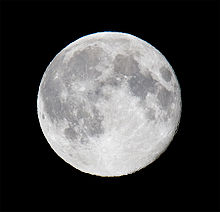
%> input picture fig/ClearMoon.jpg, 220 x 212 px
$ octave script_project.m   (GNU Octave 9; MATLAB toolbox functions it lacks are replaced by stand-ins)
%> lines starting %> are read from the running program, lines starting %| are printed output that depends on the picture; in (x1, y1, x2, y2) boxes, pixels count from 0 and x2, y2 are one past the last pixel; in counts of white or black regions, pixels touching at a corner belong together; the program's own positions count from 1
%% 2DME20 PROJECT TU/E
%% SHAO HSUAN HUNG & FLORIS NABER

%% Question 3 %%
f = imread('ClearMoon.jpg'); % load image
%> f is the input picture: size 212x220x3 uint8; mean R, G, B 66.8, 66.6, 66.8
f_gray = rgb2gray(f);        % convert to grayscale

% smooth image
sigma_gauss = 10;
f_smooth = imgaussfilt(f_gray,sigma_gauss);
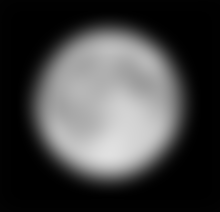
%> f_smooth: size 212x220 uint8; min 0, max 224, mean 66.8

% edge detection
threshold = [0.4, 0.9]; sigma_canny = 3;
f_feature_map = edge(f_smooth,"Canny",threshold,sigma_canny);
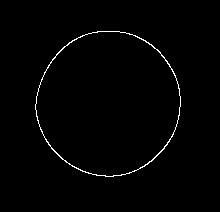
%> f_feature_map: size 212x220 logical; 1.1% white in thin lines or dots, all inside (x1, y1, x2, y2) = (35, 31, 181, 177)

% feature set
[row, col] = find(f_feature_map==1); %find coords of edges
%> row = 529 values from 32 to 177; col = 529 values from 36 to 181
sz = size(f_feature_map);
%> sz = [212 220]
f_feature_set = [row-sz(1)/2,col-sz(2)/2]; %(y,x) y=[-.5*Y, .5*Y], x=[-.5*X, .5*X]
%> f_feature_set = 529 rows, first 12: [-1 -74; 0 -74; 1 -74; 2 -74; 3 -74; 4 -74; -9 -73; -8 -73; -7 -73; -6 -73; -5 -73; -4 -73]
clear row; clear col;

p = figure('Position',[20,50,800,500]);
subplot(1,3,1)
imshow(f_gray); colormap gray
title("Grayscale image")
subplot(1,3,2)
imshow(f_smooth); colormap gray
title("Smoothed image")
subplot(1,3,3)
imshow(f_feature_map); colormap gray
title("Edges detected in image")
saveas(p,'q3.eps','epsc')

%% linear least squares residual distance
A = [f_feature_set(:,1).^2 2*f_feature_set(:,1).*f_feature_set(:,2) f_feature_set(:,2).^2 2*f_feature_set(:,1) 2*f_feature_set(:,2)];
%> A = 529 rows, first 8: [1 148 5476 -2 -148; 0 0 5476 0 -148; 1 -148 5476 2 -148; 4 -296 5476 4 -148; 9 -444 5476 6 -148; 16 -592 5476 8 -148; 81 1314 5329 -18 -146; 64 1168 5329 -16 -146]
b = ones(length(f_feature_set),1);
x = (inv(A'*A))*(A'*b); %solution of least squares
%> x = [0.000191; 2.36e-06; 0.000195; 0.000376; 0.00019]
%solve system of equations
e_ls = (x(2)^2-x(1)*x(3))/(x(1)*x(3)-x(2)^2+x(1)*x(5)^2+x(3)*x(4)^2-2*x(2)*x(4)*x(5)); % solve for e
%> e_ls = -0.999
parameters = -e_ls.*x; % ellipse parameters
%> parameters = [0.000191; 2.35e-06; 0.000195; 0.000376; 0.00019]
Q_ls = [parameters(1) parameters(2);parameters(2) parameters(3)]; d_ls = [parameters(4); parameters(5)]; %ellipse parameters Q and d
%> after `Q_ls = [parameters(1) parameters(2);parameters(2) parameters(3)]`: Q_ls = [0.000191 2.35e-06; 2.35e-06 0.000195]
%> after `d_ls = [parameters(4); parameters(5)]`: d_ls = [0.000376; 0.00019]
c_ls = -inv(Q_ls)*d_ls; L_ls = chol(Q_ls); E_ls = inv(L_ls); %compete c and E for plot
%> after `c_ls = -inv(Q_ls)*d_ls`: c_ls = [-1.95; -0.952]
%> after `L_ls = chol(Q_ls)`: L_ls = [0.0138 0.00017; 0 0.014]
%> after `E_ls = inv(L_ls)`: E_ls = [72.3 -0.882; 0 71.6]
X = 0:0.01:2*pi;
coords = [cos(X);sin(X)];
ellipse1 = c_ls + E_ls*coords;
%> ellipse1 = 629 columns, first 8: [70.35 70.34 70.32 70.29 70.26 70.22 70.17 70.11; -0.952 -0.236 0.48 1.2 1.91 2.63 3.34 4.06]
ellipse1 = [ellipse1(1,:)+sz(1)/2; ellipse1(2,:)+sz(2)/2];
%> ellipse1 = 629 columns, first 8: [176.4 176.3 176.3 176.3 176.3 176.2 176.2 176.1; 109 109.8 110.5 111.2 111.9 112.6 113.3 114.1]
P_tot1 = sum((A*parameters+b*e_ls).^2);
%> P_tot1 = 0.113

% try some other images

f2 = rgb2gray(imread('eggplant.png')); f2_2 = edge(imgaussfilt(f2,sigma_gauss),"Canny",threshold,sigma_canny);
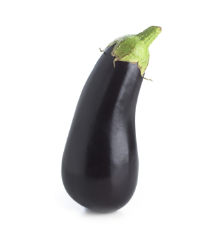
%> input picture fig/eggplant.PNG, 223 x 243 px
%> after `f2_2 = edge(imgaussfilt(f2,sigma_gauss),"Canny",threshold,sigma_canny)`:
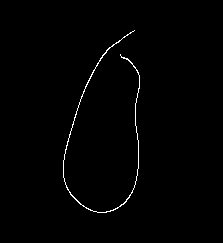
%> f2_2: size 243x223 logical; 0.86% white in thin lines or dots, all inside (x1, y1, x2, y2) = (63, 30, 140, 213)
[row, col] = find(f2_2==1); sz2 = size(f2_2); f_feature_set2 = [row-sz2(1)/2,col-sz2(2)/2]; clear row; clear col;
%> after `[row, col] = find(f2_2==1)`: row = 464 values from 31 to 213; col = 464 values from 64 to 140
%> after `sz2 = size(f2_2)`: sz2 = [243 223]
%> after `f_feature_set2 = [row-sz2(1)/2,col-sz2(2)/2]`: f_feature_set2 = 464 rows, first 12: [39.5 -47.5; 40.5 -47.5; 41.5 -47.5; 42.5 -47.5; 43.5 -47.5; 44.5 -47.5; 45.5 -47.5; 46.5 -47.5; 47.5 -47.5; 48.5 -47.5; 49.5 -47.5; 50.5 -47.5]

f3 = rgb2gray(imread('lizzard.png')); f3_2 = edge(imgaussfilt(f3,sigma_gauss),"Canny",threshold,sigma_canny);
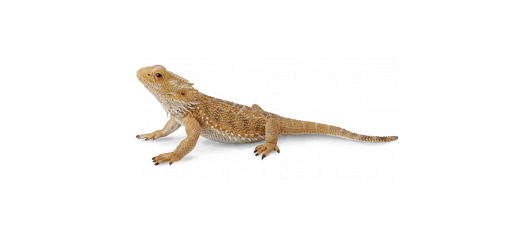
%> input picture fig/lizzard.PNG, 513 x 226 px
%> after `f3_2 = edge(imgaussfilt(f3,sigma_gauss),"Canny",threshold,sigma_canny)`:
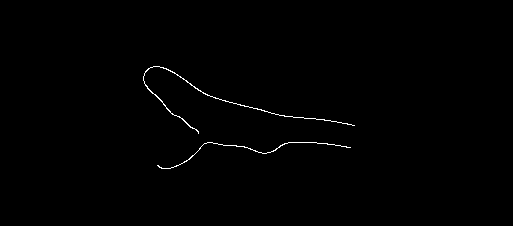
%> f3_2: size 226x513 logical; 0.49% white in thin lines or dots, all inside (x1, y1, x2, y2) = (143, 66, 355, 169)
[row, col] = find(f3_2==1); sz3 = size(f3_2); f_feature_set3 = [row-sz3(1)/2,col-sz3(2)/2]; clear row; clear col;
%> after `[row, col] = find(f3_2==1)`: row = 570 values from 67 to 169; col = 570 values from 144 to 355
%> after `sz3 = size(f3_2)`: sz3 = [226 513]
%> after `f_feature_set3 = [row-sz3(1)/2,col-sz3(2)/2]`: f_feature_set3 = 570 rows, first 12: [-36 -112.5; -35 -112.5; -34 -112.5; -33 -112.5; -32 -112.5; -39 -111.5; -38 -111.5; -37 -111.5; -31 -111.5; -30 -111.5; -29 -111.5; -41 -110.5]

A = [f_feature_set2(:,1).^2 2*f_feature_set2(:,1).*f_feature_set2(:,2) f_feature_set2(:,2).^2 2*f_feature_set2(:,1) 2*f_feature_set2(:,2)];
%> A = 464 rows, first 8: [1560.2 -3752.5 2256.2 79 -95; 1640.2 -3847.5 2256.2 81 -95; 1722.2 -3942.5 2256.2 83 -95; 1806.2 -4037.5 2256.2 85 -95; 1892.2 -4132.5 2256.2 87 -95; 1980.2 -4227.5 2256.2 89 -95; 2070.2 -4322.5 2256.2 91 -95; 2162.2 -4417.5 2256.2 93 -95]
b = ones(length(f_feature_set2),1);
x = (inv(A'*A))*(A'*b); %solution of least squares
%> x = [0.000145; 9.95e-05; 0.0008; -0.00174; 0.00283]
%solve system of equations
e_ls = (x(2)^2-x(1)*x(3))/(x(1)*x(3)-x(2)^2+x(1)*x(5)^2+x(3)*x(4)^2-2*x(2)*x(4)*x(5)); % solve for e
%> e_ls = -0.959
parameters = -e_ls.*x; % ellipse parameters
%> parameters = [0.000139; 9.54e-05; 0.000767; -0.00167; 0.00271]
Q_ls = [parameters(1) parameters(2);parameters(2) parameters(3)]; d_ls = [parameters(4); parameters(5)]; %ellipse parameters Q and d
%> after `Q_ls = [parameters(1) parameters(2);parameters(2) parameters(3)]`: Q_ls = [0.000139 9.54e-05; 9.54e-05 0.000767]
%> after `d_ls = [parameters(4); parameters(5)]`: d_ls = [-0.00167; 0.00271]
c_ls = -inv(Q_ls)*d_ls; L_ls = chol(Q_ls); E_ls = inv(L_ls); %compete c and E for plot
%> after `c_ls = -inv(Q_ls)*d_ls`: c_ls = [15.85; -5.51]
%> after `L_ls = chol(Q_ls)`: L_ls = [0.0118 0.0081; 0 0.0265]
%> after `E_ls = inv(L_ls)`: E_ls = [84.96 -25.99; 0 37.76]
ellipse2 = c_ls + E_ls*coords;
%> ellipse2 = 629 columns, first 8: [100.8 100.5 100.3 99.99 99.7 99.41 99.1 98.79; -5.51 -5.13 -4.75 -4.38 -4 -3.62 -3.24 -2.87]
ellipse2 = [ellipse2(1,:)+sz2(1)/2; ellipse2(2,:)+sz2(2)/2];
%> ellipse2 = 629 columns, first 8: [222.3 222 221.8 221.5 221.2 220.9 220.6 220.3; 106 106.4 106.7 107.1 107.5 107.9 108.3 108.6]
P_tot2 = sum((A*parameters+b*e_ls).^2);
%> P_tot2 = 17.28

A = [f_feature_set3(:,1).^2 2*f_feature_set3(:,1).*f_feature_set3(:,2) f_feature_set3(:,2).^2 2*f_feature_set3(:,1) 3*f_feature_set3(:,2)];
%> A = 570 rows, first 8: [1296 8100 12656.2 -72 -337.5; 1225 7875 12656.2 -70 -337.5; 1156 7650 12656.2 -68 -337.5; 1089 7425 12656.2 -66 -337.5; 1024 7200 12656.2 -64 -337.5; 1521 8697 12432.2 -78 -334.5; 1444 8474 12432.2 -76 -334.5; 1369 8251 12432.2 -74 -334.5]
b = ones(length(f_feature_set3),1);
x = (inv(A'*A))*(A'*b); %solution of least squares
%> x = [0.000112; 6.9e-05; 8.94e-05; 0.00742; -0.000665]
%solve system of equations
e_ls = (x(2)^2-x(1)*x(3))/(x(1)*x(3)-x(2)^2+x(1)*x(5)^2+x(3)*x(4)^2-2*x(2)*x(4)*x(5)); % solve for e
%> e_ls = -0.484
parameters = -e_ls.*x; % ellipse parameters
%> parameters = [5.44e-05; 3.34e-05; 4.32e-05; 0.00359; -0.000322]
Q_ls = [parameters(1) parameters(2);parameters(2) parameters(3)]; d_ls = [parameters(4); parameters(5)]; %ellipse parameters Q and d
%> after `Q_ls = [parameters(1) parameters(2);parameters(2) parameters(3)]`: Q_ls = [5.44e-05 3.34e-05; 3.34e-05 4.32e-05]
%> after `d_ls = [parameters(4); parameters(5)]`: d_ls = [0.00359; -0.000322]
c_ls = -inv(Q_ls)*d_ls; L_ls = chol(Q_ls); E_ls = inv(L_ls); %compete c and E for plot
%> after `c_ls = -inv(Q_ls)*d_ls`: c_ls = [-134; 110.8]
%> after `L_ls = chol(Q_ls)`: L_ls = [0.00737 0.00453; 0 0.00477]
%> after `E_ls = inv(L_ls)`: E_ls = [135.6 -128.7; 0 209.6]
ellipse3 = c_ls + E_ls*coords;
%> ellipse3 = 629 columns, first 8: [1.62 0.322 -0.985 -2.3 -3.64 -4.98 -6.34 -7.72; 110.8 112.9 115 117.1 119.2 121.3 123.4 125.5]
ellipse3 = [ellipse3(1,:)+sz3(1)/2; ellipse3(2,:)+sz3(2)/2];
%> ellipse3 = 629 columns, first 8: [114.6 113.3 112 110.7 109.4 108 106.7 105.3; 367.3 369.4 371.5 373.6 375.7 377.8 379.9 382]
P_tot3 = sum((A*parameters+b*e_ls).^2);
%> P_tot3 = 37.39

p = figure('Position',[20,50,1000,500]);
subplot(2,3,1)
imshow(f_feature_map); colormap gray; hold on
plot(ellipse1(2,:),ellipse1(1,:),'r',LineWidth=2); hold off
title("Ellipse fitted on edges of moon")
subplot(2,3,2)
imshow(f2_2); colormap gray; hold on
plot(ellipse2(2,:),ellipse2(1,:),'r',LineWidth=2); hold off
title("Ellipse fitted on edges of eggplant")
subplot(2,3,3)
imshow(f3_2); colormap gray; hold on
plot(ellipse3(2,:),ellipse3(1,:),'r',LineWidth=2); hold off
title("Ellipse fitted on edges of lizard")
subplot(2,3,4)
imshow(f_gray); colormap gray; hold on
plot(ellipse1(2,:),ellipse1(1,:),'r',LineWidth=2); hold off
title("Ellipse fit overlayed on moon")
subplot(2,3,5)
imshow(f2); colormap gray; hold on
plot(ellipse2(2,:),ellipse2(1,:),'r',LineWidth=2); hold off
title("Ellipse fit overlayed on eggplant")
subplot(2,3,6)
imshow(f3); colormap gray; hold on
plot(ellipse3(2,:),ellipse3(1,:),'r',LineWidth=2); hold off
title("Ellipse fit overlayed on lizard")
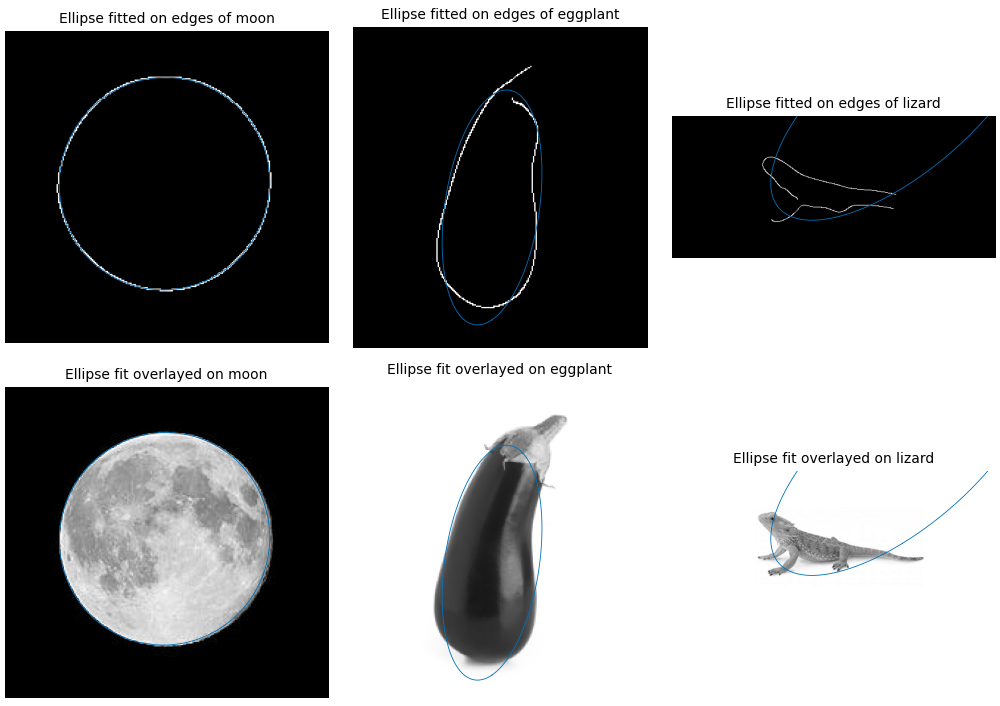
%> figure redrawn from the program's plot data, 6 panels
saveas(p,'q6.eps','epsc')


%% linear program
A = [f_feature_set(:,1).^2 2*f_feature_set(:,1).*f_feature_set(:,2) f_feature_set(:,2).^2 2*f_feature_set(:,1) 2*f_feature_set(:,2)];
%> A = 529 rows, first 8: [1 148 5476 -2 -148; 0 0 5476 0 -148; 1 -148 5476 2 -148; 4 -296 5476 4 -148; 9 -444 5476 6 -148; 16 -592 5476 8 -148; 81 1314 5329 -18 -146; 64 1168 5329 -16 -146]
b = ones(length(f_feature_set),1);
%> (the run ends here)
